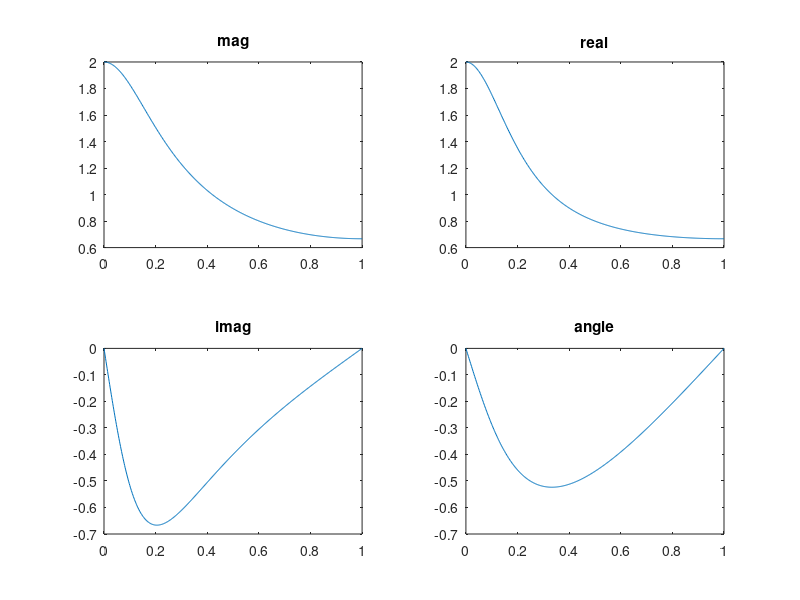

The MATLAB script that drew this image:
w = [0:500] * pi/500;
X = exp(1j*w) ./ (exp(1j*w) - 0.5);
X_mag = abs(X);
X_real = real(X);
X_imag = imag(X);
X_angle = angle(X);
clf;
subplot(2,2,1)
plot(w/pi, X_mag); title("mag")
subplot(2,2,2)
plot(w/pi, X_real); title("real")
subplot(2,2,3)
plot(w/pi, X_imag); title("imag")
subplot(2,2,4)
plot(w/pi, X_angle); title("angle")
